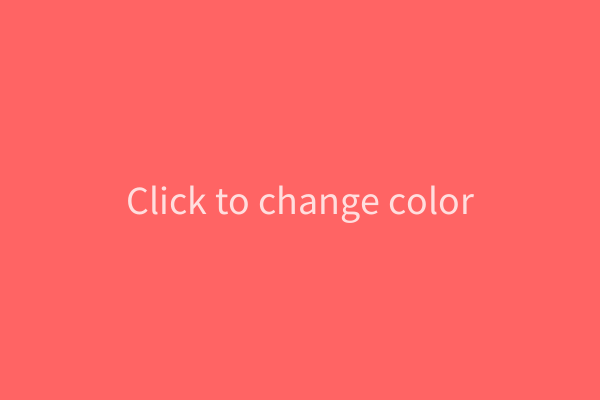
Frame 1 (no input)
Frame 60 (the mouse pressed at the canvas centre just before this capture): identical to frame 1, image omitted
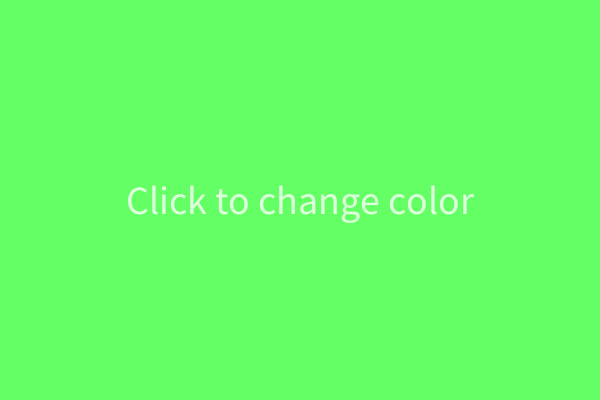
Frame 120 (the mouse held since frame 60 and released just before this capture)

The Processing sketch that drew these frames (run headless with seeded random() and noise(); from frame 60 on, the mouse is pressed at the canvas centre):

// Processing sketch: sketch_X22
// ── sketch_X22.pde
color[] palette={color(255,100,100),color(100,255,100),color(100,100,255),color(255,255,100)};
int idx=0;
void setup(){size(600,400);}
void draw(){
  background(palette[idx%palette.length]);
  fill(255,200); textSize(40); textAlign(CENTER,CENTER);
  text("Click to change color",width/2,height/2);
}
void mousePressed(){idx++;}
